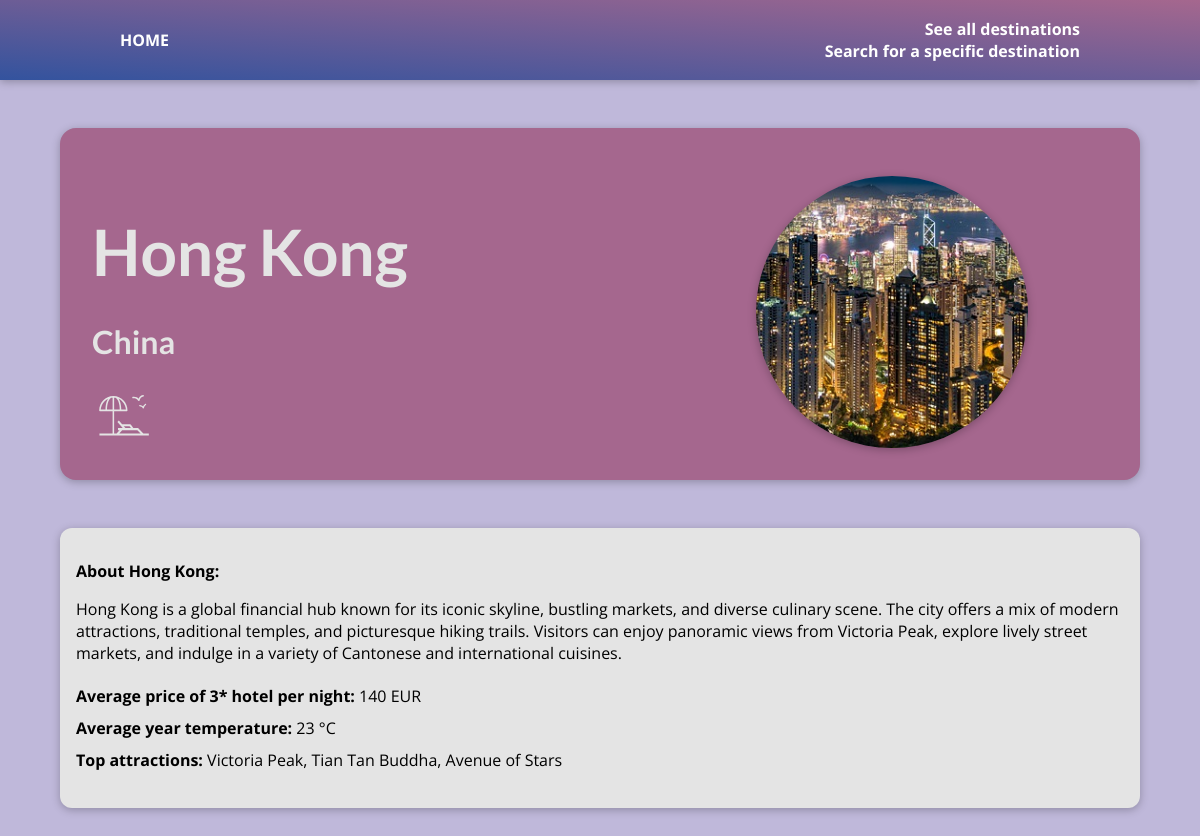
Page /destinations/hong-kong on the committed database.
### destinations/models.py (models this page shows, shortened)
class Destination(models.Model):
    city = models.CharField(max_length=100)
    country = models.CharField(max_length=100)
    continent = models.ManyToManyField(Continent,)
    latitude = models.FloatField()
    longitude = models.FloatField()
    avg_year_temp = models.IntegerField()
    is_beach = models.BooleanField()
    are_mountains = models.BooleanField()
    top_attractions = models.CharField(max_length=500)
    hotel_price = models.IntegerField()
    description = models.TextField()
    slug = models.SlugField(default="", blank=True, null=False, db_index=True)

### destinations/views.py (the view)
# urls.py: path("destinations/<slug:slug>", views.destination_detail, name="destination-detail-page")
def destination_detail(request, slug):
    identified_destination = get_object_or_404(Destination, slug=slug)
    return render(request, "destinations/destination-details.html", {
        "destination" : identified_destination
    })

### destinations/templates/destinations/destination-details.html (shortened to what this page needs)
{% extends 'base.html' %}
{% load static %}
{% block css_files %}
    <link rel="stylesheet" href="{% static "destinations/styles/post-detail.css" %}" />
{% endblock %}
{% block content %}
<section id="summary">
    <h2>{{destination.city}}</h2>
    <h3>{{destination.country}}</h3>
    {% if destination.is_beach %}
        <img id="icon" src="{% static "destinations/images/beach-light.svg" %}" alt"beach"/>
    {% endif %}
    <article>
        <img src="{% static "destinations/images/"|add:destination.city|add:".jpg" %}" alt={{destination.city}}>
    </article>
</section>
<main>
    <p>
        <b>About {{destination.city}}:</b>
        {{destination.description|linebreaks}}
        <div id="details">
            <b>Average price of 3* hotel per night:</b> {{destination.hotel_price}} EUR
            <br>
            <b>Average year temperature: </b> {{destination.avg_year_temp}} °C
            <br>
            <b>Top attractions: </b> {{destination.top_attractions}}
        </div>
    </p>
</main>
{% endblock %}

### static/app.css (style rules this page uses)
* { box-sizing: border-box; }
html { font-family: 'Open Sans', 'Lato', sans-serif; }
body { margin: 0; background: #bfb8da; }
h1, h2, h3 { font-family: 'Lato', sans-serif; font-weight: bold; }

### destinations/static/destinations/styles/post-detail.css (style rules this page uses)
body { background: #bfb8da; }
#summary { margin: 8rem auto 3rem auto; padding: 2rem; width: 90%; max-width: 90rem; border-radius: 16px; background-color: #A5678E; position: relative; box-shadow: 0 2px 8px rgba(0, 0, 0, 0.25); height: 22rem; }
#summary h2 { color: #e4e4e4; font-size: 4rem; margin-bottom: 0rem; }
#summary h3 { color: #e4e4e4; font-size: 2rem; margin-bottom: 1.5rem; }
#summary article { position: absolute; top: 2rem; right: 3rem; padding: 1rem 2rem; border-radius: 12px; text-align: right; color: white; }
#summary img { width: 4rem; height: 4rem; margin-right: 2rem; object-fit: cover; }
#summary article img { width: 17rem; height: 17rem; border-radius: 12px; margin-bottom: 1rem; box-shadow: 0 2px 8px rgba(0, 0, 0, 0.25); border-radius: 50%; }
main { width: 90%; max-width: 90rem; margin: 3rem auto; background-color: #e4e4e4; padding: 1rem; border-radius: 12px; box-shadow: 0 2px 8px rgba(0, 0, 0, 0.25); }
#details { line-height: 2; }

### rows in the picture
Destination: city "Hong Kong", country "China", city (picture), description "Hong Kong is a global financial hub known for its iconic skyline, bustling markets, and diverse culinary scene. The city offers a mix of modern attractions, traditional temples, and picturesque hiking trails. Visitors can enjoy panoramic views from Victoria Peak, explore lively street markets, and indulge in a variety of Cantonese and international cuisines.", hotel_price "140", avg_year_temp "23", top_attractions "Victoria Peak, Tian Tan Buddha, Avenue of Stars"
